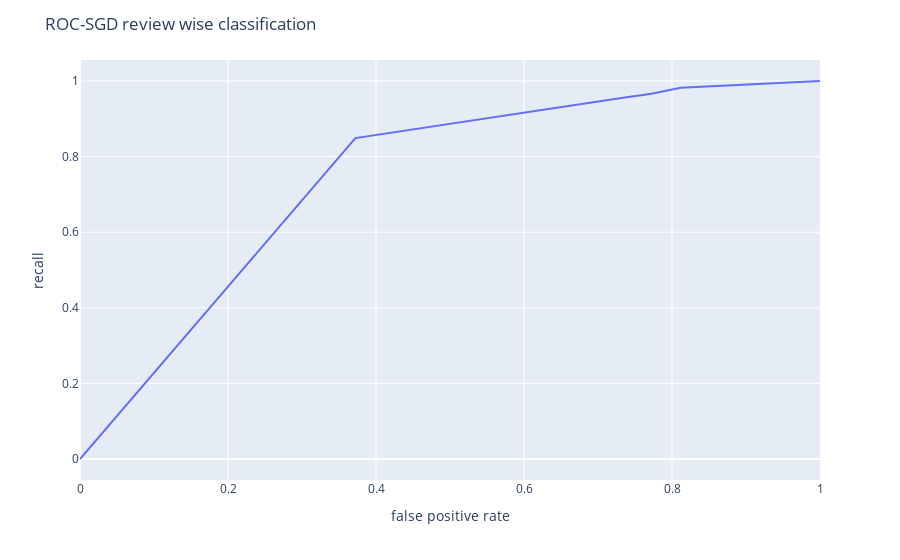

Notebook code for this chart:
### Code cell
fpr, tpr, threshold = roc_curve(df_stack_train['has_spoiler'], df_stack_train['spoiler_pred_ratio'])
fig = px.line(x = fpr, y = tpr,hover_name = threshold)
fig.update_layout(
    title="ROC-SGD review wise classification",
    xaxis_title="false positive rate",
    yaxis_title="recall")
fig.show()

### Figure 1 — Plotly figure (JSON) as saved in the notebook; plotly's stock layout.template omitted (floating-point values rounded to 4 significant figures)
{"data": [{"hovertemplate": "<b>%{hovertext}</b><br><br>x=%{x}<br>y=%{y}<extra></extra>", "hovertext": [2, 1, 0.75, 0.5, 0.25, 0], "legendgroup": "", "line": {"color": "#636efa", "dash": "solid"}, "mode": "lines", "name": "", "orientation": "v", "showlegend": false, "type": "scatter", "x": [0, 0.3721, 0.7338, 0.7722, 0.8118, 1], "xaxis": "x", "y": [0, 0.849, 0.9558, 0.9661, 0.982, 1], "yaxis": "y"}], "layout": {"legend": {"tracegroupgap": 0}, "margin": {"t": 60}, "title": {"text": "ROC-SGD review wise classification"}, "xaxis": {"anchor": "y", "domain": [0, 1], "title": {"text": "false positive rate"}}, "yaxis": {"anchor": "x", "domain": [0, 1], "title": {"text": "recall"}}}}
